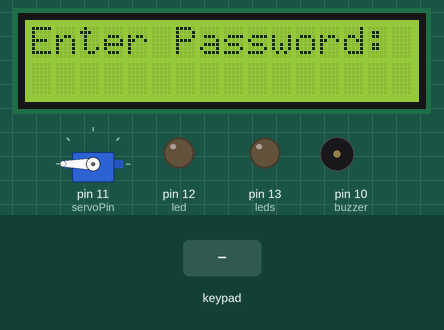
The sketch below on a simulated Arduino Uno, built with avr-gcc and run on an emulated ATmega328P. Shown: servo, 16×2 character LCD, output pins drawn as LEDs (lit = HIGH), buzzer (waves = sounding, pin HIGH). The test bench sets the inputs (shaded band). EEPROM starts erased; what the sketch prints to the serial monitor is not drawn.

Above: at 3.2 s.
3.3 s: keypad keys 1 2 3 4 # pressed 0.4 s apart
At 5.5 s:
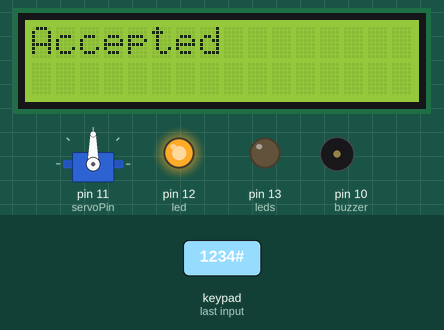
6.8 s: key 'A' pressed
At 8.1 s:
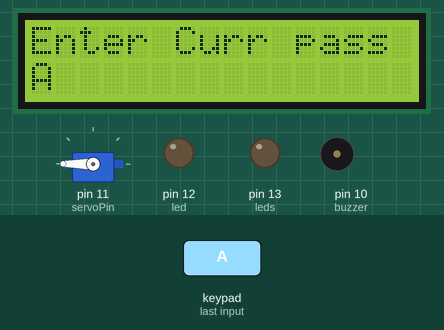
8.4 s: keypad keys 1 2 3 4 A pressed 0.4 s apart
At 10.1 s:
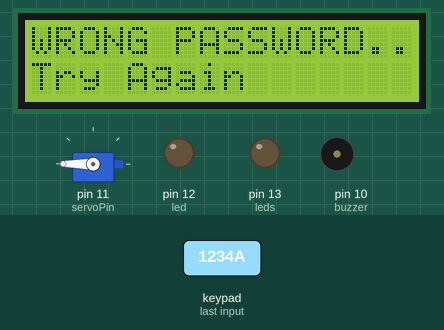
11.9 s: keypad keys 1 2 3 4 D pressed 0.4 s apart
At 14.2 s:
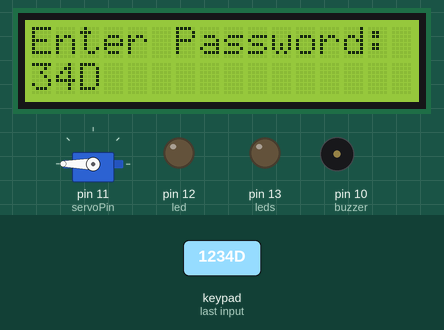
15.4 s: key 'B' pressed
At 16.4 s:
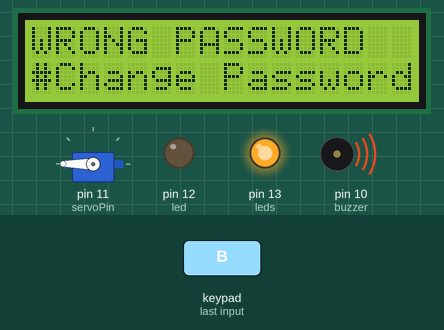
17.1 s: key 'C' pressed
At 18.0 s:
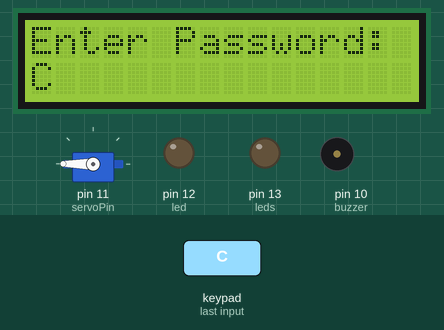
Timing chart, 0 to 19.6 s (numbered marks = the images above; inputs shaded):
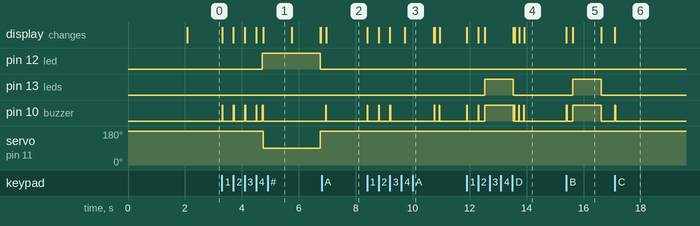

Measured:
- after the input at 3.3 s, pin 12 (led): LOW → HIGH after 1.4 s, → LOW 2.0 s later; pin 10 (buzzer): goes 3 × (HIGH 0.02 s, LOW 0.38 s), HIGH 0.02 s, LOW 0.20 s, HIGH 0.02 s, then LOW, starting at once; servo on pin 11 (servoPin): 180° → 90° after 1.4 s, → 180° 2.0 s later; the display: first changes at once (image 1 shows a later state)
- after the input at 6.8 s, pin 10 (buzzer): LOW → HIGH after 0.15 s, → LOW 0.02 s later; the display: changes after 0.17 s (image 2)
- after the input at 8.4 s, the display: first changes at once (image 3 shows a later state)
- after the input at 11.9 s, pin 13 (leds): LOW → HIGH after 0.63 s, → LOW 1.0 s later; the display: first changes at once (image 4 shows a later state)
- after the input at 15.4 s, pin 13 (leds): LOW → HIGH after 0.22 s, → LOW 1.0 s later; pin 10 (buzzer): LOW → HIGH at once, → LOW 0.02 s later, → HIGH 0.20 s later, → LOW 1.0 s later; the display: first changes at once (image 5 shows a later state)
- after the input at 17.1 s, pin 10 (buzzer): LOW → HIGH at once, → LOW 0.02 s later; the display: changes at once (image 6)
- what the display in image 5 shows lasts 1.0 s, from 15.6 s to 16.6 s

The sketch:

door-lock.ino
```cpp
#include <Keypad.h>
#include<LiquidCrystal.h>
#include<EEPROM.h>
#include <Servo.h>
//Declaring the lcd
LiquidCrystal lcd(9,8,7,6,5,4);
// decalring an empty array of the password
char password[4];
char pass[4],pass1[4];
int i=0;
char customKey=0;
// Keypad declaration
const byte ROWS = 4; //four rows
const byte COLS = 4; //four columns
char hexaKeys[ROWS][COLS] = {
{'1','2','3','A'},
{'4','5','6','B'},
{'7','8','9','C'},
{'*','0','#','D'}
};
byte rowPins[ROWS] = {A0,A1,A2,A3}; //connect to the row pinouts of the keypad
byte colPins[COLS] = {A4,A5,3,2};   //connect to the column pinouts of the keypad
//initialize an instance of class NewKeypad
Keypad customKeypad = Keypad( makeKeymap(hexaKeys), rowPins, colPins, ROWS, COLS);
int led = 12;
int leds = 13;
int buzzer = 10;
// Servo motor pin
int servoPin = 11;
Servo Servo1;
// Setup
void setup()
{
  //Attaching the servo pin
  Servo1.attach(servoPin);
  Serial.begin(9600);
  Servo1.write(180);
  lcd.begin(16,2);
  pinMode(led, OUTPUT);
  pinMode(leds, OUTPUT);
  pinMode(buzzer, OUTPUT);
  lcd.print("Arduino");
  Serial.print("Arduino");
  lcd.setCursor(0,1);
  lcd.print("Secure Doorlock");
  Serial.print("doorlock");
  delay(2000);
  lcd.clear();
  lcd.print("Enter Password:");
  Serial.println("Enter Password:");
  lcd.setCursor(0,1);
  for(int j=0;j<4;j++)
    EEPROM.write(j, j+49);
  for(int j=0;j<4;j++)
    pass[j]=EEPROM.read(j);
//    pass[j]=EEPROM.read(j);
}

void loop()
{
//  digitalWrite(11, LOW);
  customKey = customKeypad.getKey();
  if(customKey=='#')
    change();
   if(customKey=='*'){
    i = 0;
    lcd.clear();
    lcd.print("Enter Password:");
    Serial.println("Enter Password:");
    lcd.setCursor(0,1);
    customKey=0;
   }
  if (customKey)
  {
    password[i++]=customKey;
    lcd.print(customKey);
    Serial.print(customKey);
    beep();
  }
  if(i==4)
  {
    delay(200);
    for(int j=0;j<4;j++)
      pass[j]=EEPROM.read(j);
    if(!(strncmp(password, pass,4)))
    {
      digitalWrite(led, HIGH);
      beep();
      lcd.clear();
      lcd.print("Accepted");
      Serial.println("Accepted");
//      digitalWrite(11, HIGH);

      // Make servo go to 90 degrees
       Servo1.write(90);

      delay(1000);
      lcd.setCursor(0,1);
      lcd.print("#Change Password");
      Serial.println("#Change Password");
      delay(1000);
      Servo1.write(180);
      lcd.clear();
      lcd.print("Enter Password");
      Serial.println("Enter Password");
      lcd.setCursor(0,1);
      i=0;
      digitalWrite(led, LOW);
      digitalWrite(leds, LOW);

    }
    else
    {
      digitalWrite(buzzer, HIGH);
      digitalWrite(led, LOW);
      digitalWrite(leds, HIGH);
      lcd.clear();
      lcd.print("WRONG PASSWORD");
      Serial.println("WRONG PASSWORD");
      lcd.setCursor(0,1);
      lcd.print("#Change Password");
      Serial.println("#Change Password");
      delay(1000);
      lcd.clear();
      lcd.print("Enter Password:");
      Serial.println("Enter Password:");
      lcd.setCursor(0,1);
      i=0;
      digitalWrite(buzzer, LOW);
      digitalWrite(led, LOW);
      digitalWrite(leds, LOW);
    }
  }
}
void change()
{
  int j=0;
  lcd.clear();
  lcd.print("Enter Curr pass");
  Serial.println("Enter Curr Pass ");
  lcd.setCursor(0,1);
  while(j<4)
  {
    char key=customKeypad.getKey();
    if(key)
    {
      pass1[j++]=key;
      lcd.print(key);
      Serial.print(key);
      beep();
    }
    key=0;
  }
  delay(500);

  if((strncmp(pass1, pass, 4)))
  {
    lcd.clear();
    lcd.print("WRONG PASSWORD...");
    Serial.println("WRONG PASSWORD...");
    lcd.setCursor(0,1);
    lcd.print("Try Again");
    Serial.println("Try Again");
    delay(1000);
  }
  else
  {
    j=0;
    lcd.clear();
    lcd.print("Enter New Pass:");
    Serial.println("Enter New Pass:");
    lcd.setCursor(0,1);
    while(j<4)
    {
      char key=customKeypad.getKey();
      if(key)
      {
        pass[j]=key;
        lcd.print(key);
        Serial.print(key);
        EEPROM.write(j,key);
        j++;
        beep();
      }
    }
    lcd.print(" Success..");
    Serial.println(" Success..");
    delay(1000);
  }
  lcd.clear();
  lcd.print("Enter Password:");
  Serial.println("Enter Password:");
  lcd.setCursor(0,1);
  customKey=0;
}
void beep()
{
  digitalWrite(buzzer, HIGH);
  delay(20);
  digitalWrite(buzzer, LOW);
}
```
